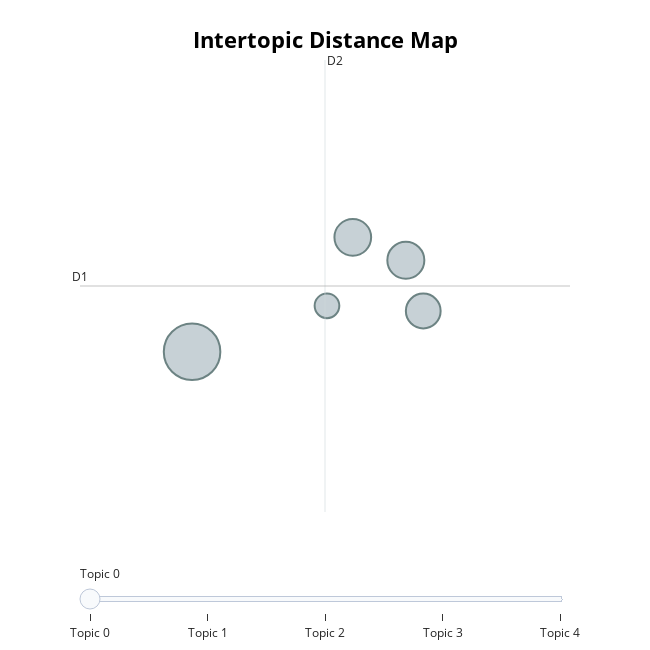

The notebook cell saved with this chart:
### Code cell
topic_model.visualize_topics() 
# seberapa dekat atau jauh topik -topik yang berbeda pada hasil pemodelan topik.

### Figure 1 — Plotly figure (JSON) as saved in the notebook; plotly's stock layout.template omitted (floating-point values rounded to 4 significant figures)
{"data": [{"customdata": [[0, "ganjar | prabowo | anies | imin | ketua", 6211], [1, "nomor | urut | gibran | indonesia | rakabuming", 2661], [2, "presiden | politik | jokowi | survei | demokrat", 2615], [3, "2024 | pemilu | pilpres | kpu | prabowo", 2349], [4, "debat | pilpres | cawapres | 2024 | capres", 1183]], "hovertemplate": "<b>Topic %{customdata[0]}</b><br>%{customdata[1]}<br>Size: %{customdata[2]}", "legendgroup": "", "marker": {"color": "#B0BEC5", "line": {"color": "DarkSlateGrey", "width": 2}, "size": [6211, 2661, 2615, 2349, 1183], "sizemode": "area", "sizeref": 3.882, "symbol": "circle"}, "mode": "markers", "name": "", "orientation": "v", "showlegend": false, "type": "scatter", "x": [8.555, 11.0, 10.4, 11.2, 10.1], "xaxis": "x", "y": [15.16, 16.46, 16.78, 15.74, 15.81], "yaxis": "y"}], "layout": {"annotations": [{"showarrow": false, "text": "D1", "x": 7.272, "y": 16.09, "yshift": 10}, {"showarrow": false, "text": "D2", "x": 10.08, "xshift": 10, "y": 19.3}], "height": 650, "hoverlabel": {"bgcolor": "white", "font": {"family": "Rockwell", "size": 16}}, "legend": {"itemsizing": "constant", "tracegroupgap": 0}, "margin": {"t": 60}, "shapes": [{"line": {"color": "#CFD8DC", "width": 2}, "type": "line", "x0": 10.08, "x1": 10.08, "y0": 12.88, "y1": 19.3}, {"line": {"color": "#9E9E9E", "width": 2}, "type": "line", "x0": 7.272, "x1": 12.88, "y0": 16.09, "y1": 16.09}], "sliders": [{"active": 0, "pad": {"t": 50}, "steps": [{"args": [{"marker.color": [["red", "#B0BEC5", "#B0BEC5", "#B0BEC5", "#B0BEC5"]]}], "label": "Topic 0", "method": "update"}, {"args": [{"marker.color": [["#B0BEC5", "red", "#B0BEC5", "#B0BEC5", "#B0BEC5"]]}], "label": "Topic 1", "method": "update"}, {"args": [{"marker.color": [["#B0BEC5", "#B0BEC5", "red", "#B0BEC5", "#B0BEC5"]]}], "label": "Topic 2", "method": "update"}, {"args": [{"marker.color": [["#B0BEC5", "#B0BEC5", "#B0BEC5", "red", "#B0BEC5"]]}], "label": "Topic 3", "method": "update"}, {"args": [{"marker.color": [["#B0BEC5", "#B0BEC5", "#B0BEC5", "#B0BEC5", "red"]]}], "label": "Topic 4", "method": "update"}]}], "title": {"font": {"color": "Black", "size": 22}, "text": "<b>Intertopic Distance Map</b>", "x": 0.5, "xanchor": "center", "y": 0.95, "yanchor": "top"}, "width": 650, "xaxis": {"anchor": "y", "domain": [0, 1], "range": [7.272, 12.88], "title": {"text": ""}, "visible": false}, "yaxis": {"anchor": "x", "domain": [0, 1], "range": [12.88, 19.3], "title": {"text": ""}, "visible": false}}}
